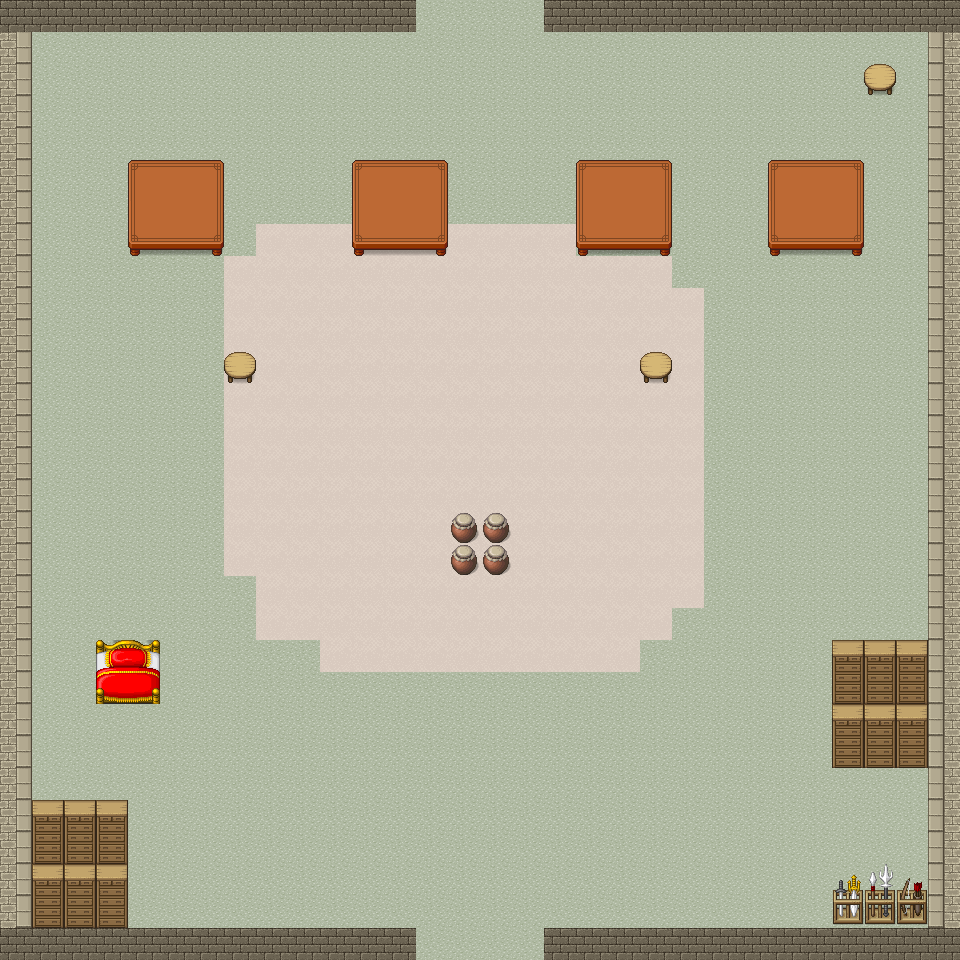

Below is a game level as drawn by its tile map, then a one-line description and the .tmx that defines it (tile-layer data replaced by summaries):
An orthogonal 30x30 tile map with 32x32 px tiles, 3 tile layers (Capa de patrones 3, Capa de patrones 1, Capa de patrones 2).

<map version="1.5" tiledversion="1.6.0" orientation="orthogonal" renderorder="right-down" width="30" height="30" tilewidth="32" tileheight="32" infinite="0" nextlayerid="4" nextobjectid="1">
 <tileset version="1.4" tiledversion="1.4.1" name="base" tilewidth="32" tileheight="32" tilecount="1064" columns="8">
<image source="base.png" width="256" height="4256" />
</tileset>
 <layer id="3" name="Capa de patrones 3" width="30" height="30">
  <data>[900 cells, 0 non-empty, 0 distinct tile ids]</data>
 </layer>
 <layer id="1" name="Capa de patrones 1" width="30" height="30">
  <data>[900 cells, 900 non-empty, 2 distinct tile ids]</data>
 </layer>
 <layer id="2" name="Capa de patrones 2" width="30" height="30">
  <data>[900 cells, 185 non-empty, 26 distinct tile ids]</data>
 </layer>
</map>
